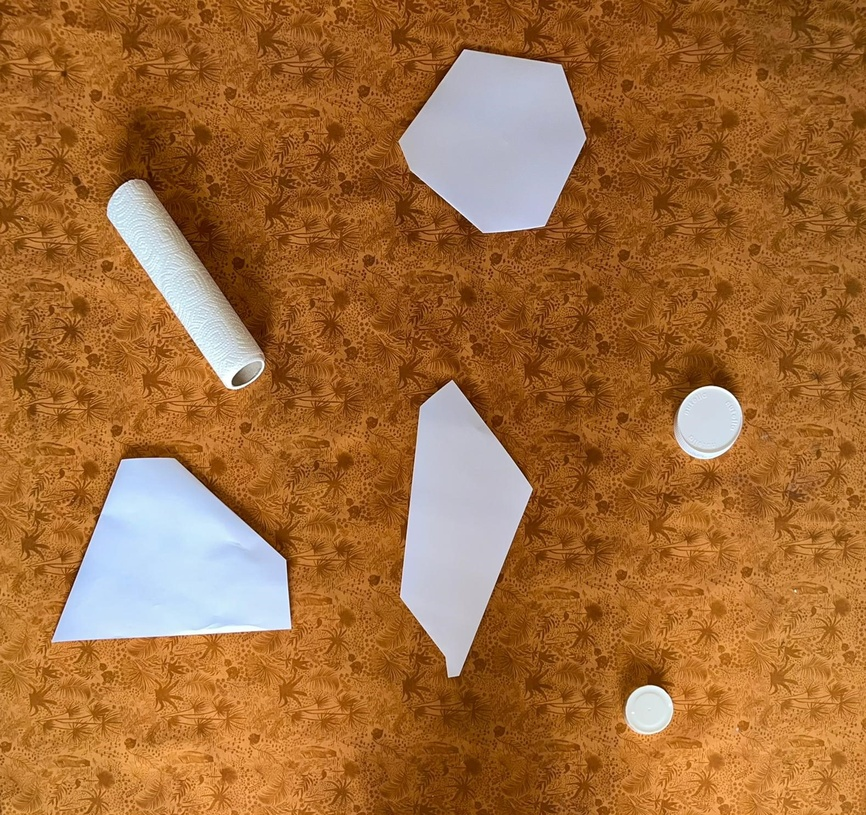
#> input picture images/environment_example.jpeg, 866 x 815 px, shrunk from 1578 x 1486 before the run
$ jupyter execute --allow-errors report.ipynb   (older library calls are emulated)
#> lines starting #> are read from the running program, lines starting #| are printed output that depends on the picture; after the words box and inside, x2 and y2 are one past the last pixel; in counts of white or black regions, pixels touching at a corner belong together
#> further down, image is the input picture: shape (815, 866, 3); mean R, G, B 162.1, 107.6, 57
#> in find_obstacles, `image = cv.blur(image, (11, 11))`:
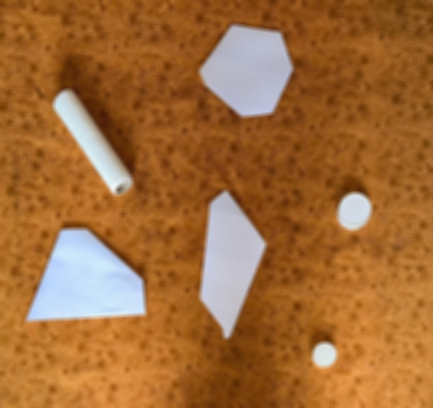
#> image: shape (815, 866, 3) (shown at 1/2 size); mean R, G, B 162.1, 107.6, 57
### obstacle_detection.py
import cv2 as cv
import numpy as np
import imutils
import math

THYMIO_WIDTH = 11*10**(-2)

class Polygon:
    def __init__(self, vertices, edges):
        self.vertices = vertices
        self.edges = edges

def color_quantization(image, k):   # From OpenCV documentation
#> called with k = 2
    Z = image.reshape((-1,3))

    # convert to np.float32
    Z = np.float32(Z)

    # define criteria and apply kmeans()
    criteria = (cv.TERM_CRITERIA_EPS + cv.TERM_CRITERIA_MAX_ITER, 10, 1.0)
    ret,label,center=cv.kmeans(Z, k, None, criteria, 10, cv.KMEANS_RANDOM_CENTERS)
#> ret = 1.09e+09; center = [[191.8, 198.8, 213.2], [157.6, 93.85, 33.4]]

    # Now convert back into uint8, and make original image
    center = np.uint8(center)
#> center = [[191, 198, 213], [157, 93, 33]]
    res = center[label.flatten()]
    return res.reshape((image.shape))
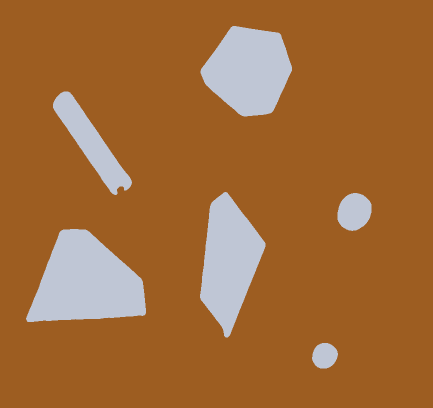
#> returned value: shape (815, 866, 3) (shown at 1/2 size); mean of channels 0, 1, 2 161.5, 106.8, 56.6; drawn as R, G, B

def expand_contour(contour, m2pix_coeff):
    size = THYMIO_WIDTH*m2pix_coeff

    # Map coordinates of contours where 0,0 is in center of contour :
    M = cv.moments(contour)
    if M["m00"] == 0 :
        centroid = [0, 0]
        print("Warning : red contour is probably not well defined")
        color = (255, 0, 0)
    else :
        centroid = [int(M["m10"] / M["m00"]), int(M["m01"] / M["m00"])]
        color = (0, 255, 0)
    contour = contour - centroid

    new_contour = np.zeros(np.shape(contour))
    for i in range(np.shape(new_contour)[0]):
        angle = math.atan2(contour[i,0,1] , contour[i,0,0])
        new_contour[i,0,0] = contour[i,0,0] + size*math.cos(angle)
        new_contour[i,0,1] = contour[i,0,1] + size*math.sin(angle)

    # Map contour back to previous coordinates by adding back position of the center
    new_contour = new_contour + centroid

    # Convert to int
    new_contour = np.ceil(new_contour).astype(np.int)
    return new_contour, color

# [13 lines left out: function parse_contours, not called in this run]

def find_obstacles(img, number_of_colors, m2pix_coeff):
    image = img.copy()

    # Blur the image with average kernel
    image = cv.blur(image, (11, 11))

    # Pixel clustering using K-means
    image = color_quantization(image, number_of_colors)

    # Convert image to grayscale
    gray = cv.cvtColor(image, cv.COLOR_BGR2GRAY)
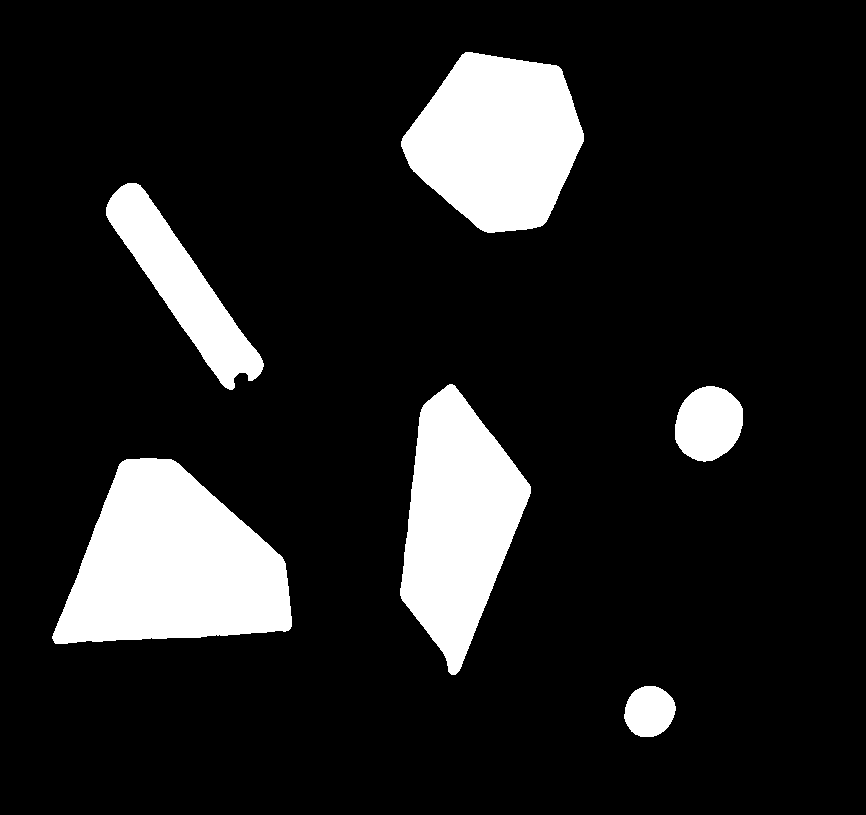
#> gray: shape (815, 866); values 82 (black) and 202 (white), 13.1% white; 6 white regions, box (x1, y1, x2, y2) and area: (52, 458, 292, 644) 30154, (401, 52, 584, 233) 23351, (400, 384, 531, 675) 22500, (106, 183, 264, 390) 10463, (675, 386, 743, 462) 3997, (624, 686, 676, 737) 2051

    # Blur slightly the image
    blurred = cv.GaussianBlur(gray, (5, 5), 0)
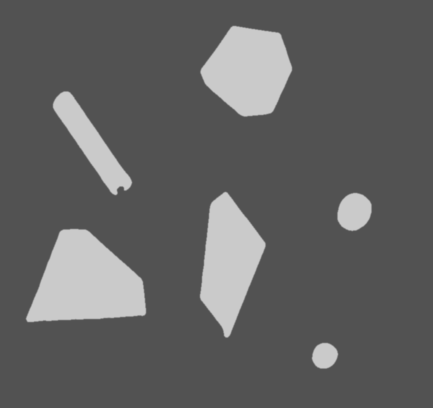
#> blurred: shape (815, 866) (shown at 1/2 size); min 82, max 202, mean 97.7

    # Edges detection
    edges = cv.Canny(blurred, 100, 200)
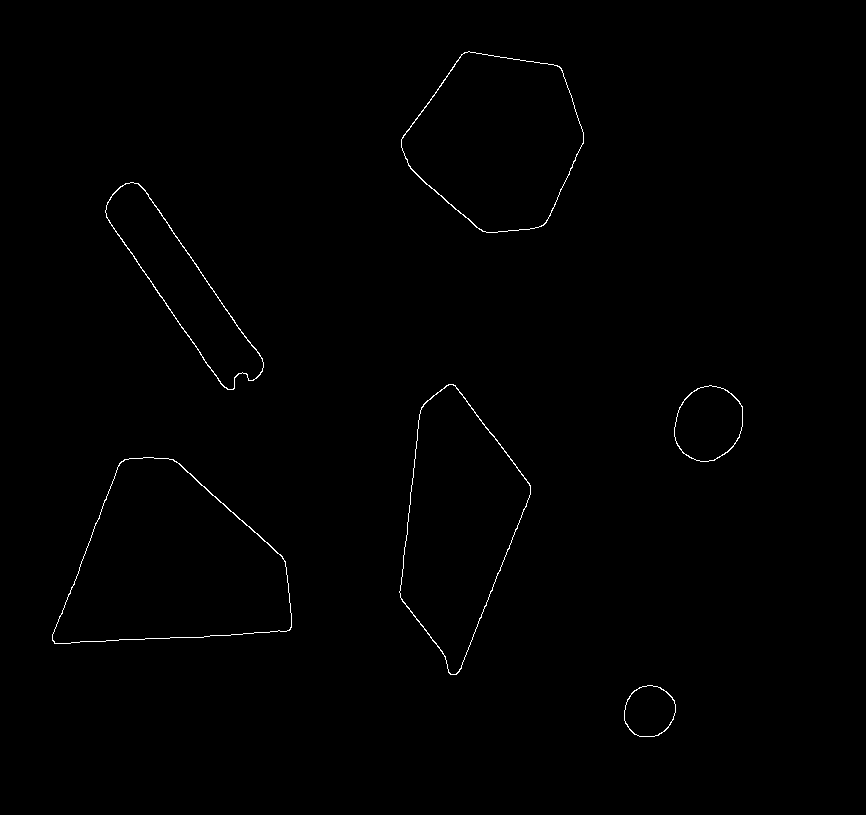
#> edges: shape (815, 866); 0.45% white in thin lines or dots, all inside (x1, y1, x2, y2) = (52, 51, 743, 737)

    # Find contours from edges
    cnts = cv.findContours(edges.copy(), cv.RETR_EXTERNAL, cv.CHAIN_APPROX_SIMPLE)
#> cnts = 6 contours; box (x1, y1, x2, y2) and area: (52, 457, 292, 644) 30156, (401, 51, 584, 233) 23384, (399, 384, 531, 675) 22564, (105, 182, 264, 390) 10553, (674, 385, 743, 462) 4014, (624, 685, 676, 737) 2059
    cnts = imutils.grab_contours(cnts)

    # Approximate and expand the contour
    approx = []
    for c in cnts:
        peri = cv.arcLength(c, True)
        c = cv.approxPolyDP(c, 0.01 * peri, True)   # Approximate contour in polygon to reduce number of nodes
        approx.append(cv.convexHull(c))     # Create convex hull of the polygon to avoid concave object in visibility graph
        approx[-1], color = expand_contour(approx[-1], m2pix_coeff)
        cv.drawContours(img, [approx[-1]], -1, color, 2) # not necessarry, only to check contour expansion
#> this loop made 1 pass
#> (peri, size in expand_contour, centroid in expand_contour, color) on pass 1: (170, 110, [649, 711], (0, 255, 0))
#> (the rest of the program and of its run is left out)
